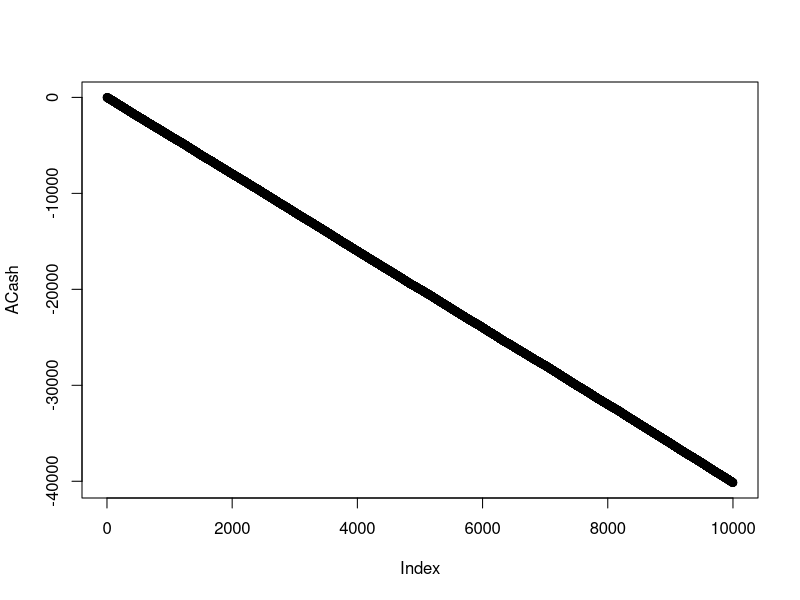

The R script that drew this image:
AWin = NULL;
n = 10000;

for (i in 1:n)
{
	ACash <- -5;
	coin <- sample(c('h','t'),1);
	while (coin != 't')
	{		
		ACash <- ACash + 1;
		coin <- sample(c('h','t'),1);
	}

	AWin <- c(AWin,ACash);
}

ACash <- 0;
for (i in 2:n)
{
  ACash <- c(ACash,ACash[i-1]+AWin[i])
}
#png('AWin100.png')
#hist(AWin)
#dev.off()

png('ACash10000.png')
plot(ACash)
dev.off()
